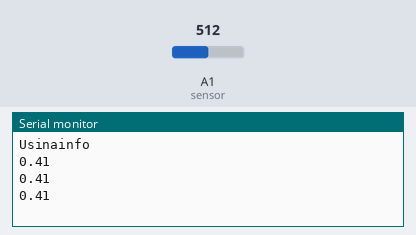
This sketch was run on a simulated Arduino Uno, built with avr-gcc and run on an emulated ATmega328P. On the bench: the last lines printed to the serial monitor. The inputs (shaded band) are chosen by the test bench; at power-on: A1 (sensor) = 512.

Above: at 1.7 s.
1.8 s: A1 (sensor) set to 716
At 2.14 s:
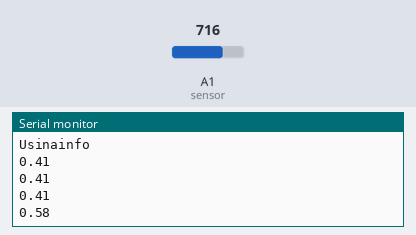
3.3 s: A1 (sensor) set to 900
At 3.5 s:
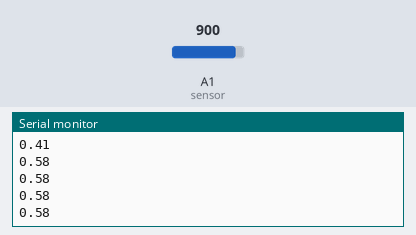
Timing chart, 0 to 6.3 s (numbered marks = the images above; inputs shaded):
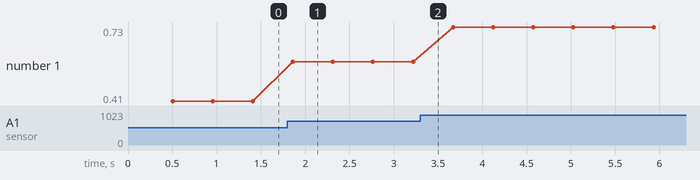

The sketch:

PHH.ino
```cpp
int buf[20];


void setup() {
  Serial.begin(9600);
  Serial.println("Usinainfo");
  delay(500);
}


void loop() {
  for (int i = 0; i < 20; i++) {     // 11 amostras
    buf[i] = analogRead(15);  // Ler o sensor PH

  }


  int valorMedio = 0;
  for (int i = 0; i < 20; i++) {  // Realiza o valor médio utilizando 6 amostras
    valorMedio += buf[i];
  }


  float tensao = (valorMedio * 3.3) / 4095.0 / 20;
  Serial.println(tensao);
  delay(450);
}
```

Measured:
- after the input at 1.8 s, the serial monitor: prints a new line after 0.06 s (image 1)
- plotted number 1: 0.41 → 0.58 after the input at 1.8 s, 0.58 → 0.73 after the input at 3.3 s
